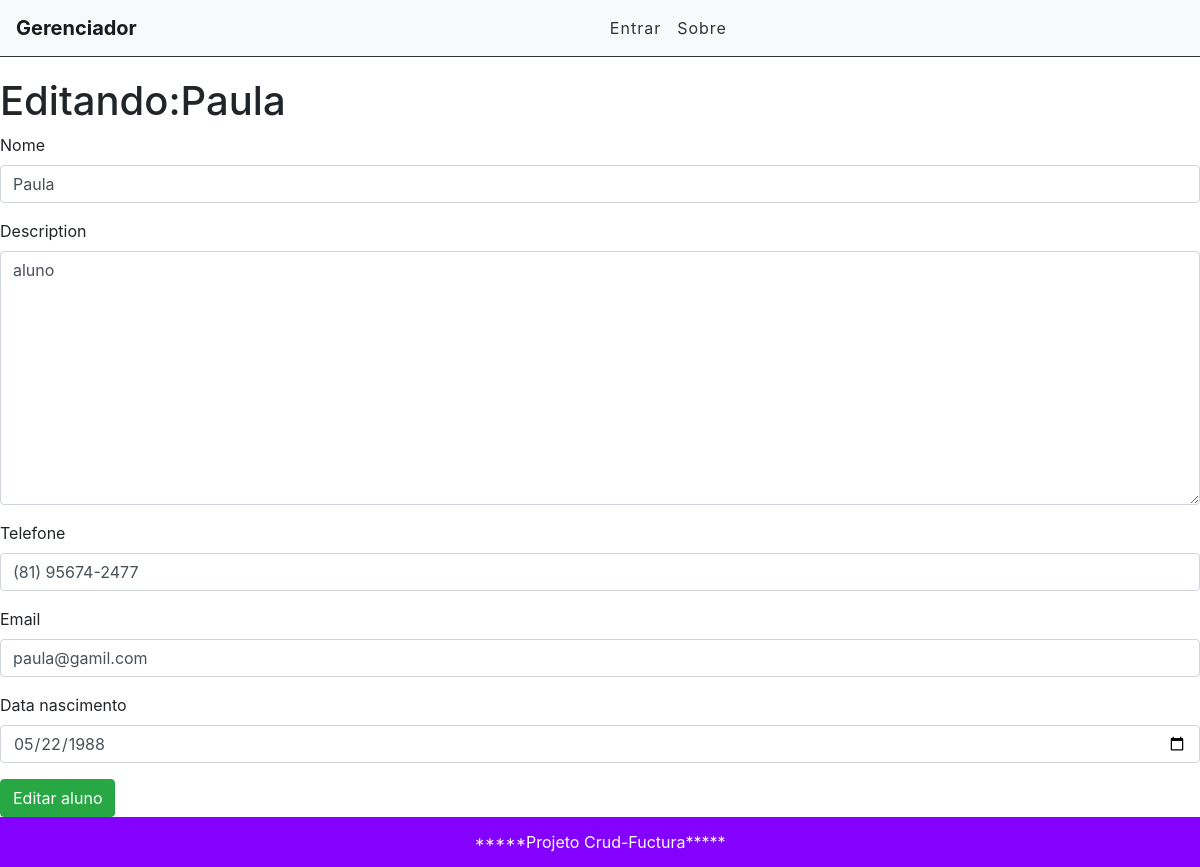
/edit/6, run on the app's committed database.
### main/models.py (models this page shows, shortened)
class Aluno(models.Model):
    nome = models.CharField(max_length=254)
    telefone = models.CharField(null=True, blank=True, max_length=15)
    email = models.EmailField()
    data_nascimento = models.DateField()
    description = models.TextField()
    created_at = models.DateTimeField(auto_now_add=True)
    update_at = models.DateTimeField(auto_now=True)
    user = models.ForeignKey(get_user_model(), on_delete=models.CASCADE)

### main/views.py (the view)
# urls.py: path('edit/<int:id>', views.editAluno, name="edit-aluno"),
def editAluno(request, id):
    aluno = get_object_or_404(Aluno, pk=id)
    form = AlunoForm(instance=aluno)
    if(request.method == "POST"):
        form = AlunoForm(request.POST, instance=aluno)
        if(form.is_valid()):
            aluno.save()
            return redirect('/')
        else:
            return render(request, 'main/edit_aluno.html', {'form': form, 'aluno': aluno})
    else:
        return render(request, 'main/edit_aluno.html', {'form': form, 'aluno': aluno})

### main/forms.py
class AlunoForm(forms.ModelForm):
    telefone = forms.CharField(widget=forms.TextInput(attrs={'minlength':'15', 'maxlength':'15', 'onkeyup':'handlePhone(event)'}))
    data_nascimento = forms.DateField(
        widget=forms.TextInput(
            attrs={'type':'date'}
        )
    )
    class Meta:
        model = Aluno
        fields = ('nome', 'description', 'telefone', 'email', 'data_nascimento')

### main/templates/main/edit_aluno.html (shortened to what this page needs)
{% extends 'base.html' %}
{% load widget_tweaks %}
{% block content %}
<div class>
    <h1>Editando:{{aluno.nome}}</h1>
    <form method='POST'>
        {% for field in form.visible_fields %}
            <div class='form-group'>
                <label for='{{field.id_for_label}}'>{{field.label}}</label>
                {{field|add_class:'form-control'}}
            </div>
        {% endfor %}
        <input type='submit' class='btn btn-success' value='Editar aluno'>
    </form>
</div>
{% endblock %}

### data on the page
Aluno: nome "Paula", visible_fields "Paula" "aluno" "(81) 95674-2477" "paula@gamil.com" "05/22/1988"

### other printed values
{{ field.label }} "Nome" "Description" "Telefone" "Email" "Data nascimento"
